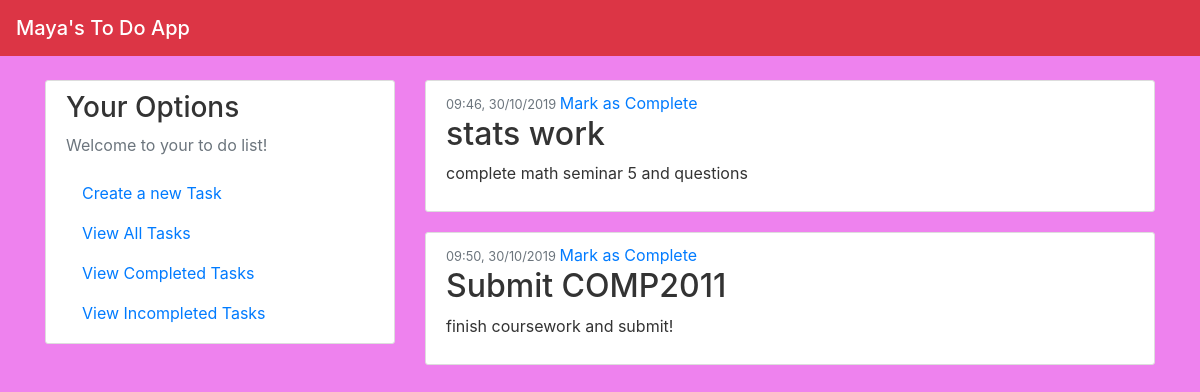
The app's page /view_incomplete with its own data.
### app/models.py (models this page shows, shortened)
class Items(db.Model):
    id = db.Column(db.Integer, primary_key=True)
    title = db.Column(db.String(20), unique=False, nullable=False)
    content = db.Column(db.String(120), unique=True, nullable=False)
    date_posted = db.Column(db.DateTime, unique=False, nullable=False)
    complete = db.Column(db.Boolean, unique=False)

### app/views.py (the view)
@app.route("/view_incomplete")
def view_incomplete():
    posts = Items.query.filter_by(complete=0)
    return render_template('view_all.html', posts=posts)

### app/templates/view_all.html
{% extends "index.html" %}
{% block content %}
    {% for post in posts %}
        <article class="media content-section">
          <div class="media-body">
            <div class="article-metadata">
              {% if post.complete == False %}
                <small class="text-muted">{{ post.date_posted.strftime("%H:%M, %d/%m/%Y") }} </small>
                <a href="{{ url_for('view_completed',id=post.id) }}"> Mark as Complete </a>
              {% elif post.complete == True %}
                <small class="text-muted">{{ post.date_posted.strftime("%H:%M, %d/%m/%Y") }} - Completed! </small>
              {% endif %}
            </div>
            <h2><a class="article-title">{{ post.title }}</a> </h2>
            <p class="article-content">{{ post.content }}</p>
          </div>
        </article>
    {% endfor %}
{% endblock content %}

### app/static/main.css (style rules this page uses)
body { background: #61B2E3; color: #333333; margin-top: 5rem; background-color: rgb(238, 130, 238); }
.content-section { background: #ffffff; padding: 10px 20px; border: 1px solid #dddddd; border-radius: 3px; margin-bottom: 20px; }

### records on screen
Items: date_posted "09:46, 30/10/2019", title "stats work", content "complete math seminar 5 and questions"
Items: date_posted "09:50, 30/10/2019", title "Submit COMP2011", content "finish coursework and submit!"
